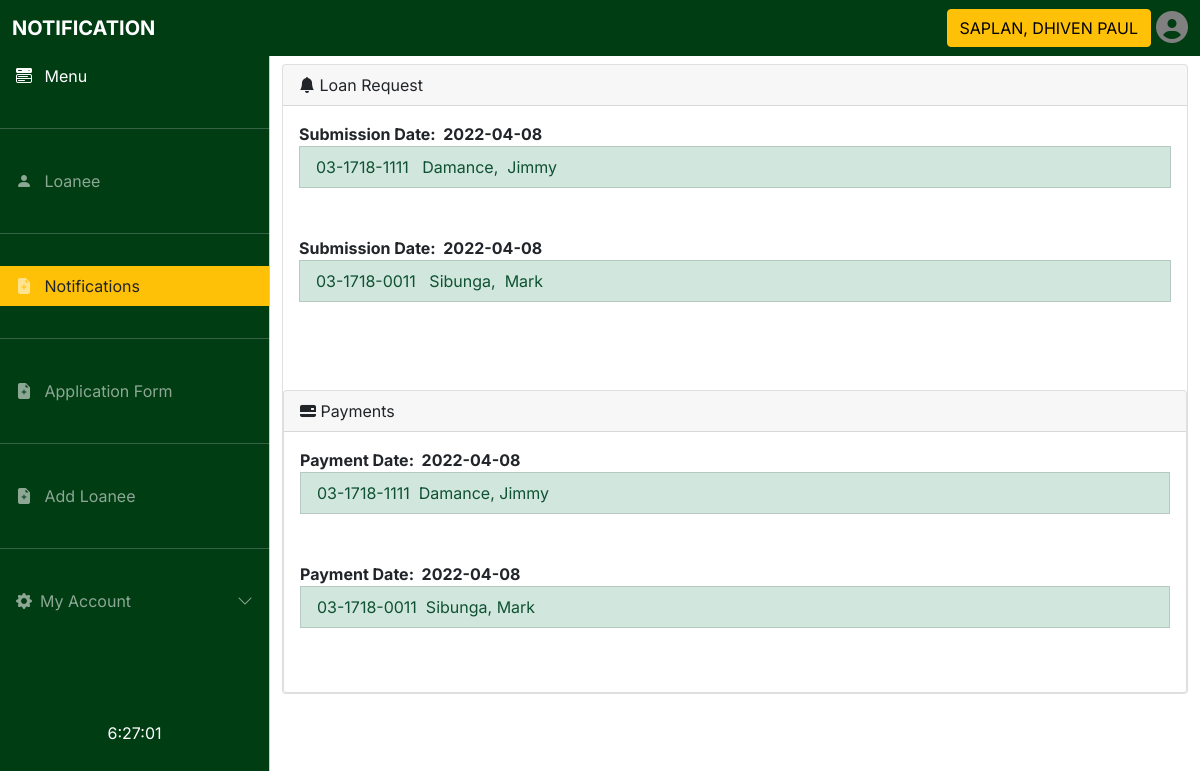
/notif.php (signed in), run on the app's committed database.
### tables this page shows
CREATE TABLE `applicationform_tbl` (
  `id` int(11) NOT NULL,
  `school_lvl` varchar(255) NOT NULL,
  `school_cat` varchar(255) NOT NULL,
  `FirstName` varchar(255) NOT NULL,
  `LastName` varchar(255) NOT NULL,
  `IDNum` varchar(255) NOT NULL,
  `Campus` varchar(255) NOT NULL,
  `YearLevel` varchar(255) NOT NULL,
  `Course` varchar(255) NOT NULL,
  `ActiveNum` varchar(255) NOT NULL,
  `Email` varchar(255) NOT NULL,
  `Guardian_Name` varchar(255) NOT NULL,
  `Relationship` varchar(255) NOT NULL,
  `Guardian_Num` varchar(255) NOT NULL,
  `Guardian_Occupation` varchar(255) NOT NULL,
  `Amount_Due` int(255) NOT NULL,
  `Partial_Payment` int(255) NOT NULL,
  `ReceiptPartial_Payment` varchar(255) NOT NULL,
  `Date_PartialPayment` varchar(255) NOT NULL,
  `Reason_Application` varchar(255) NOT NULL,
  `Promissory_Note` varchar(255) NOT NULL,
  `ORF` varchar(255) NOT NULL,
  `Valid_ID` varchar(255) NOT NULL,
  `balance` decimal(11,0) NOT NULL,
  `Fname` varchar(255) NOT NULL,
  `fee` varchar(255) NOT NULL
);

CREATE TABLE `payment_tbl` (
  `id` int(10) NOT NULL,
  `studentnumber` varchar(255) NOT NULL,
  `Fname` varchar(255) NOT NULL,
  `Lname` varchar(255) NOT NULL,
  `DOP` varchar(255) NOT NULL,
  `ORNUMBER` int(255) NOT NULL,
  `Receipt` varchar(255) NOT NULL
);

### notif.php (the view, shortened to what this page needs)
<?php
include "studentpayment.php";
if (isset($_SESSION['id']) && isset($_SESSION['user_name'])) {
?>
<!DOCTYPE html>
<html lang="en">
<head>
  <link rel="stylesheet" href="css/bootstrap.min.css" />
  <link rel="stylesheet" href="https://cdn.jsdelivr.net/npm/bootstrap-icons@1.4.1/font/bootstrap-icons.css" />
  <link rel="stylesheet" href="css/dataTables.bootstrap5.min.css" />
  <link rel="stylesheet" href="css/style.css" />
  <link rel="stylesheet" type="text/css" href="popup.css">
</head>
<body onload="startTime()">
  <nav class="navbar navbar-expand-lg navbar-dark fixed-top" style="background-color:#003d13;">
    <div class="container-fluid">
      <a class="navbar-brand me-auto ms-lg-0 ms-3 text-uppercase fw-bold text-white">Notification</a>
      <div class="collapse navbar-collapse" id="topNavBar">
        <form class="d-flex ms-auto my-3 my-lg-0">
          <button type="button" class="btn btn-warning"><?php echo $_SESSION['name'];?></button>
        </form>
        <ul class="navbar-nav">
          <li class="nav-item dropdown">
            <a>
              <i class="fas fa-user-circle fa-2x" style="padding-left: 5px ;color: gray;"></i>
            </a>
          </li>
        </ul>
      </div>
    </div>
  </nav>
  <div class="offcanvas offcanvas-start sidebar-nav" style="background-color: #003d13;" tabindex="-1" id="sidebar">
    <div class="offcanvas-body p-0">
      <nav class="navbar-dark">
        <ul class="navbar-nav">
          <li>
            <a href="#" class="nav-link px-3 active">
              <span class="me-2"><i class="bi bi-menu-button-wide-fill"></i></span>
              <span>Menu</span>
            </a>
          </li>
          <li class="my-4">
            <hr class="dropdown-divider bg-light" />
          </li>
          <li>
            <a href="studentlist.php" class="nav-link px-3">
              <span class="me-2"><i class="bi bi-person-fill"></i></span>
              <span>Loanee</span>
            </a>
          </li>
          <li class="my-4">
            <hr class="dropdown-divider bg-light" />
          </li>
          <li class="btn-warning">
            <a href="notif.php" class="nav-link px-3">
              <span class="me-2"><i class="bi bi-file-earmark-plus-fill"></i></span>
              <span class="text-dark">Notifications</span>
            </a>
          </li>
          <li class="my-4">
            <hr class="dropdown-divider bg-light" />
          </li>
          <li>
            <a href="appform.php" class="nav-link px-3">
              <span class="me-2"><i class="bi bi-file-earmark-plus-fill"></i></span>
              <span>Application Form</span>
            </a>
          </li>
          <li class="my-4">
            <hr class="dropdown-divider bg-light" />
          </li>
          <li>
            <a href="add.php" class="nav-link px-3">
              <span class="me-2"><i class="bi bi-file-earmark-plus-fill"></i></span>
              <span>Add Loanee</span>
            </a>
          </li>
          <li class="my-4">
            <hr class="dropdown-divider bg-light" />
          </li>
          <li>
            <a class="nav-link px-3 sidebar-link" data-bs-toggle="collapse" href="#layouts">
              <span class="me-2"><i class="bi bi-gear-fill"></i></span>
              <span>My Account</span>
              <span class="ms-auto">
                <span class="right-icon">
                  <i class="bi bi-chevron-down"></i>
                </span>
              </span>
            </a>
          </li>
          <div id="txt" style="margin: auto; color: white; padding-top: 100px;">
          </div>
        </ul>
      </nav>
    </div>
  </div>
  <main class="mt-5 pt-3">
    <div class="container-fluid">
      <div class="row">
        <div class="col-md-12 mb-3">
          <div class="card">
            <div class="card-header">
              <span><i class="bi bi-bell-fill"></i></span> Loan Request
            </div>
            <div class="card-body">
              <?php $sql = "SELECT * FROM applicationform_tbl;";
                    $result = mysqli_query($conn,$sql);
                      while ($row = mysqli_fetch_array($result)): {
                    }?>
              <div class="list-group">
                <td><b>Submission Date:&nbsp;&nbsp;<?php echo $row['Date_PartialPayment'];?></b></td>
                <form method="get" action="formreq.php">
    <input type="submit" class="list-group-item list-group-item-action list-group-item-success" value=<?php echo $row['IDNum'];?>&nbsp;&nbsp;&nbsp;<?php echo $row['LastName'];?>,&nbsp;&nbsp;<?php echo $row['FirstName'];?>><br><br>
</form>
            </div>
          <?php endwhile;?>
          </div>
          <br>
          <div class="card">
            <div class="card-header">
              <span><i class="bi bi-credit-card-2-back-fill"></i></span> Payments
            </div>
            <div class="card-body">
              <?php $sql = "SELECT * FROM payment_tbl;";
                    $result = mysqli_query($conn,$sql);
                      while ($row = mysqli_fetch_array($result)): {
                    }?>
              <div class="list-group">
                 <td><b>Payment Date:&nbsp;&nbsp;<?php echo $row['DOP'];?></b></td>
                <form method="get" action="payment.php">
    <input type="submit" class="list-group-item list-group-item-action list-group-item-success" value=<?php echo $row['studentnumber'];?>&nbsp;&nbsp;<?php echo $row['Lname'];?>,&nbsp;<?php echo $row['Fname'];?>&nbsp;&nbsp;><br><br>
</form>
              </div>
              <?php endwhile;?>
            </div>
          </div>
        </div>
      </div>
    </div>
  </main>
</body>
</html>
<?php
}else{
}
?>

### data on the page
applicationform_tbl: Date_PartialPayment "2022-04-08", IDNum+LastName+FirstName "03-1718-1111 Damance, Jimmy"
applicationform_tbl: Date_PartialPayment "2022-04-08", IDNum+LastName "03-1718-0011 Sibunga, Mark"
payment_tbl: DOP "2022-04-08", studentnumber+Lname+Fname "03-1718-1111 Damance, Jimmy"
payment_tbl: DOP "2022-04-08", studentnumber+Lname "03-1718-0011 Sibunga, Mark"

### other printed values
$_SESSION['name'] "SAPLAN, DHIVEN PAUL"
